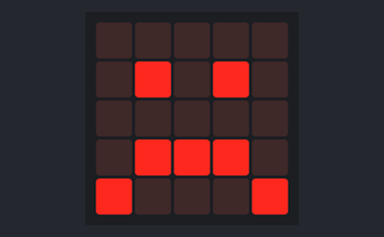
Bench run of a program on a simulated BBC micro:bit (MakeCode). Parts: the board's 5×5 LED display.

Above: at 0.1 s.
At 1.7 s:
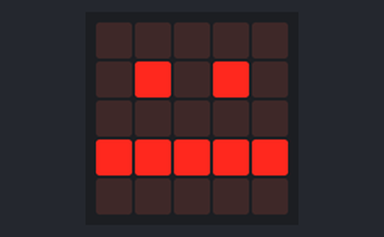
At 3.1 s:
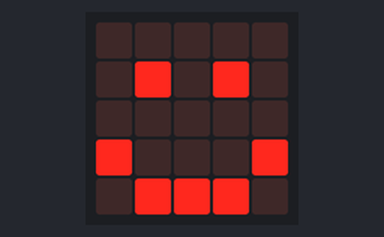

Measured:
- by itself, everything shown: repeats every 4.6 s, in 3 steps
- what the display in image 1 shows lasts 1.4 s, from 1.6 s to 3.0 s
- what the display in image 2 shows lasts 1.6 s, from 3.0 s to 4.6 s

The program:

main.ts
```typescript
basic.forever(function () {
    basic.showIcon(IconNames.Sad)
    basic.pause(1000)
    basic.showLeds(`
        . . . . .
        . # . # .
        . . . . .
        # # # # #
        . . . . .
        `)
    basic.pause(1000)
    basic.showIcon(IconNames.Happy)
    basic.pause(1000)
})
```

test.ts
```typescript
// aquí va el archivo "tests"; esto no se compilará cuando este paquete se utilice como una extensión.
```
